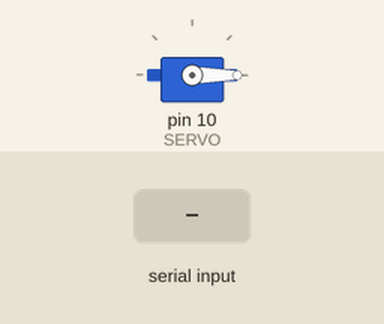
Simulated run of this sketch. Board: Arduino Uno, built with avr-gcc and run on an emulated ATmega328P. Parts: servo. The inputs (shaded band) are chosen by the test bench.

Above: at 2.2 s.
2.3 s: "1" received over Serial
At 2.9 s:
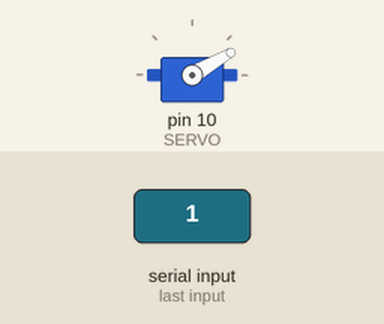
3.8 s: "2" received over Serial
At 5.0 s:
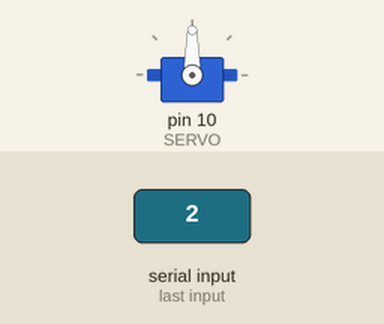
5.3 s: "3" received over Serial
At 6.4 s:
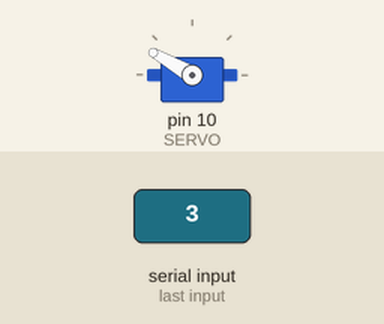
6.8 s: "4" received over Serial
At 7.5 s:
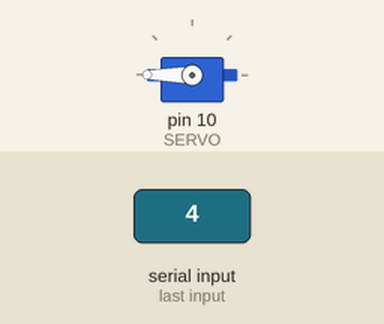
Timing chart, 0 to 9.3 s (numbered marks = the images above; inputs shaded):
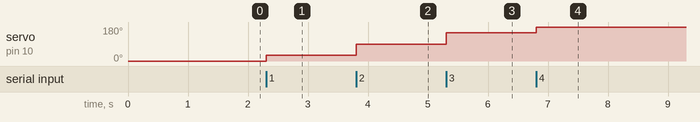

The sketch:

Servo_Serial.ino
```cpp
#include <Servo.h>  //헤더파일 서보.h

int SERVO = 10;
Servo servo;  //제어를 위한 객체 변수 선언?

void setup() {
  Serial.begin(9600);
  servo.attach(SERVO);  //servo에 attach 함수로 10번 핀 연결.
  servo.write(0);  //servo로 입력, 각도 0.
  delay(1000);
}

void loop() {
  if(Serial.available()) {  //만약 주파수가 맞다면?
    char userInput = Serial.read();  //문자형 변수는 입력값 받아서.
    switch(userInput) {  //유저인풋에 따라서? 아마도 위 입력값.
      case '1':  //1이면
        servo.write(30);  //30도~
        delay(1000);
        break;  //탈출
      case '2':
        servo.write(90);
        delay(1000);
        break;  //탈출2
      case '3':
        servo.write(150);
        delay(1000);
        break;  //탈출3
      case '4':
        servo.write(180);  //~180도까지
        delay(500);
        break;  //탈출4
      default:  //디폴트인데도 탈출?? 해당 케이스가 없으면 기냥 탈출하고 끝이라는 건가?
        Serial.println("너 잘못 입력한 듯.");
        break;
    }
  }
}
```

Measured:
- after the input at 2.3 s, servo on pin 10 (SERVO): 0° → 30° at once
- after the input at 3.8 s, servo on pin 10 (SERVO): 30° → 90° at once
- after the input at 5.3 s, servo on pin 10 (SERVO): 90° → 150° at once
- after the input at 6.8 s, servo on pin 10 (SERVO): 150° → 180° at once
